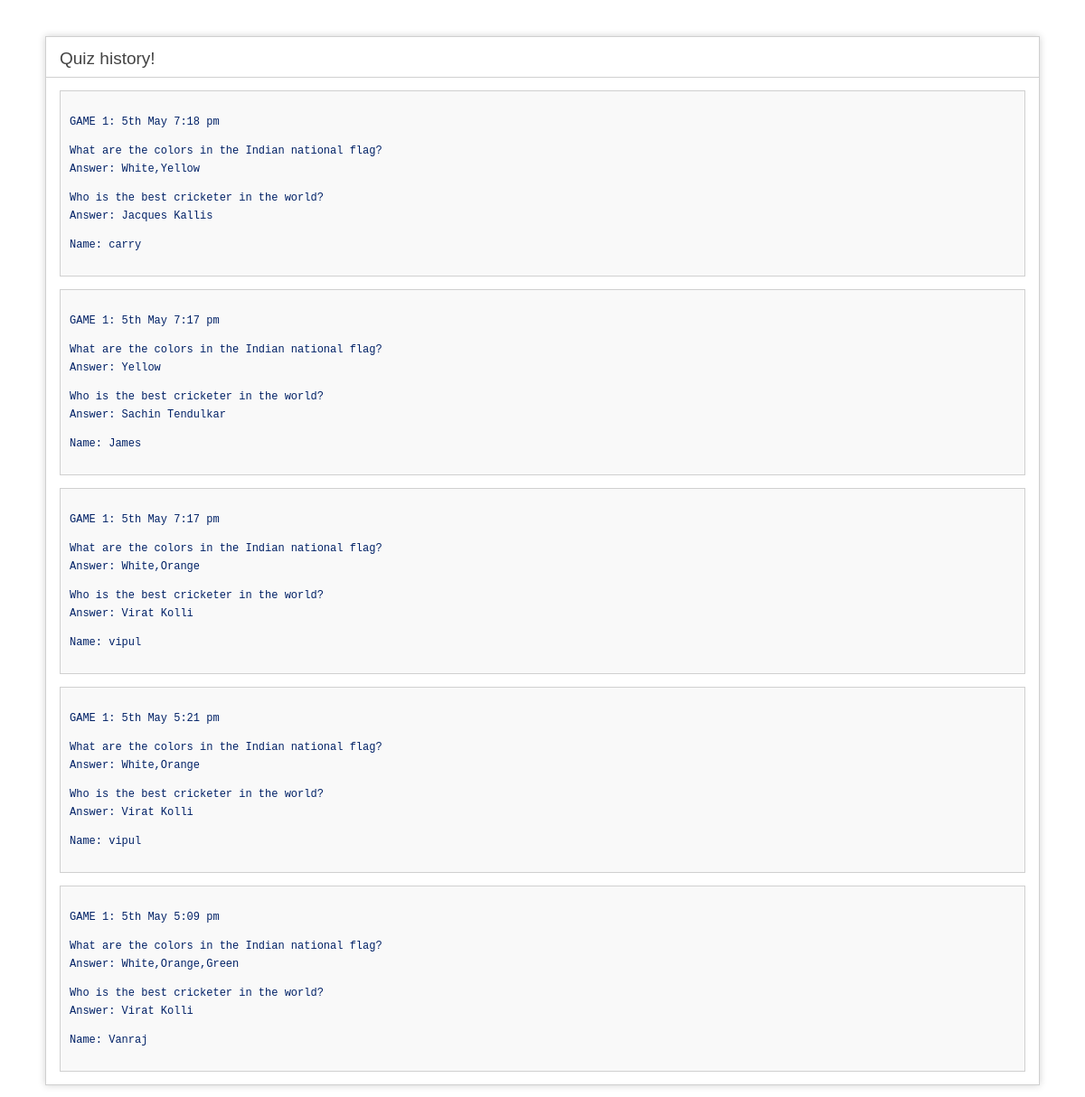
Screenshot of /index.php/questions/historyQuiz with the database file from the repository.
### tables this page shows
CREATE TABLE IF NOT EXISTS `quiz` (
  `answer_Id` int(11) NOT NULL AUTO_INCREMENT,
  `que_Id` int(11) NOT NULL,
  `answer` varchar(255) NOT NULL,
  `created_on` datetime NOT NULL DEFAULT CURRENT_TIMESTAMP,
  `updated_on` datetime DEFAULT NULL ON UPDATE CURRENT_TIMESTAMP,
  PRIMARY KEY (`answer_Id`)
);

CREATE TABLE IF NOT EXISTS `question` (
  `que_Id` int(11) NOT NULL AUTO_INCREMENT,
  `question` varchar(255) NOT NULL,
  `created_on` datetime NOT NULL DEFAULT CURRENT_TIMESTAMP,
  `updated_on` datetime DEFAULT NULL ON UPDATE CURRENT_TIMESTAMP,
  PRIMARY KEY (`que_Id`)
);

### application/controllers/Questions.php (called while the page is built, shortened)
<?php
class Questions extends CI_Controller {
	 public function __construct() {
	      $this->load->model('quizmodel');
	 }
	public function historyQuiz()
	{
		$result = $this->quizmodel->get_all_quiz()->result_array();
		$group = [];
		foreach ($result as $item)  {
		    if (!isset($group[$item['created_on']])) {
		        $group[$item['created_on']] = [];
		    }
		     $group[$item['created_on']][] = $item;
		}
		$data['quiz'] = $group;
        $this->load->view('history',$data);
	}
}

### index.php (called while the page is built, shortened)
<?php
require_once BASEPATH.'core/CodeIgniter.php';

### application/models/quizmodel.php (called while the page is built, shortened)
<?php if ( ! defined('BASEPATH')) exit('No direct script access allowed');
class quizmodel extends CI_Model {
	public function get_all_quiz()
	{
		$this->db->select("question,quiz.que_Id,answer,quiz.created_on");
		$this->db->JOIN('question','quiz.que_Id = question.que_Id','left');
		$this->db->order_by('quiz.created_on','DESC');
		$this->db->from("quiz");
		$query = $this->db->get();
		return $query;
	}
}

### application/views/history.php (the view, shortened to what this page needs)
?><!DOCTYPE html>
<html lang="en">
<head>
</head>
<body>
<div id="container">
	<h1>Quiz history!</h1>
	<div id="body">
		<?php  foreach($quiz as $key=>$value) { ?>
              <code>
              	<p>GAME 1: <?php echo date('jS M g:i a',strtotime($key))?></p>
            <?php  foreach($value as $k=>$v) {   ?>
					<p><?php echo ($v['que_Id'] == 1) ? "Name: " : $v['question']. '<br/>' ?>
					<?php echo ($v['que_Id'] != 1) ? "Answer:  ".$v['answer'] : $v['answer']?></p>
			<?php } ?>
			</code>
		<?php } ?>
	</div>
</div>
</body>
</html>

### application/views/history.php (style rules this page uses)
body { background-color: #fff; margin: 40px; font: 13px/20px normal Helvetica, Arial, sans-serif; color: #4F5155; }
h1 { color: #444; background-color: transparent; border-bottom: 1px solid #D0D0D0; font-size: 19px; font-weight: normal; margin: 0 0 14px 0; padding: 14px 15px 10px 15px; }
code { font-family: Consolas, Monaco, Courier New, Courier, monospace; font-size: 12px; background-color: #f9f9f9; border: 1px solid #D0D0D0; color: #002166; display: block; margin: 14px 0 14px 0; padding: 12px 10px 12px 10px; }
#body { margin: 0 15px 0 15px; }
#container { margin: 10px; border: 1px solid #D0D0D0; box-shadow: 0 0 8px #D0D0D0; }

### rows the page displays
quiz: que_Id.question "What are the colors in the Indian national flag?", answer "White,Yellow"
quiz: que_Id.question "Who is the best cricketer in the world?", answer "Jacques Kallis"
quiz: shows "Name:", answer "carry"
quiz: que_Id.question "What are the colors in the Indian national flag?", answer "Yellow"
quiz: que_Id.question "Who is the best cricketer in the world?", answer "Sachin Tendulkar"
quiz: shows "Name:", answer "James"
quiz: que_Id.question "What are the colors in the Indian national flag?", answer "White,Orange"
quiz: que_Id.question "Who is the best cricketer in the world?", answer "Virat Kolli"
quiz: shows "Name:", answer "vipul"
quiz: que_Id.question "What are the colors in the Indian national flag?", answer "White,Orange"
quiz: que_Id.question "Who is the best cricketer in the world?", answer "Virat Kolli"
quiz: shows "Name:", answer "vipul"
quiz: que_Id.question "What are the colors in the Indian national flag?", answer "White,Orange,Green"
quiz: que_Id.question "Who is the best cricketer in the world?", answer "Virat Kolli"
quiz: shows "Name:", answer "Vanraj"

### other values shown
date('jS M g:i a',strtotime($key)) "5th May 7:18 pm"
date('jS M g:i a',strtotime($key)) "5th May 7:17 pm"
date('jS M g:i a',strtotime($key)) "5th May 5:21 pm"
date('jS M g:i a',strtotime($key)) "5th May 5:09 pm"
